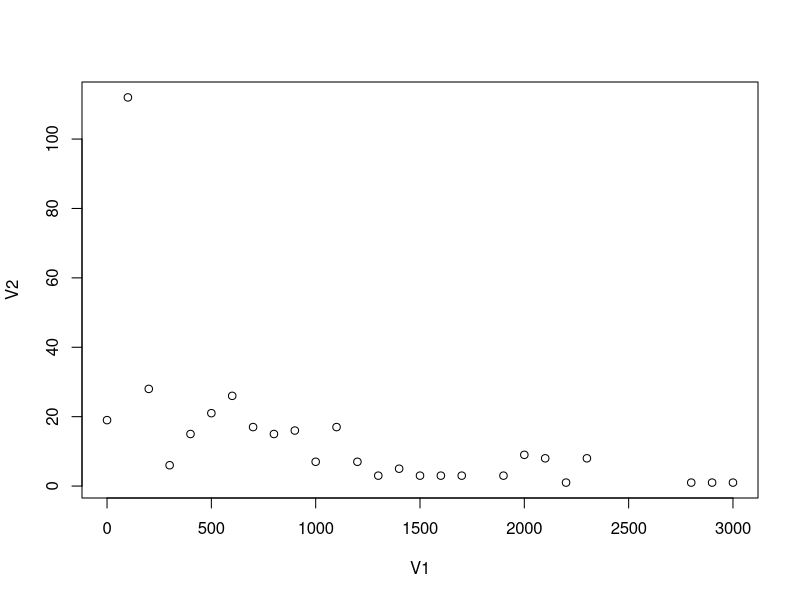

This figure's R source:
setwd("/home/siana/Documents/tp_an_prot") #repertoire courant ou chercher les fichiers
distrib_mass<-read.table("testdistrib.txt", sep="\t", dec=".", header=FALSE)
#View(distrib_mass)

plot(distrib_mass)
